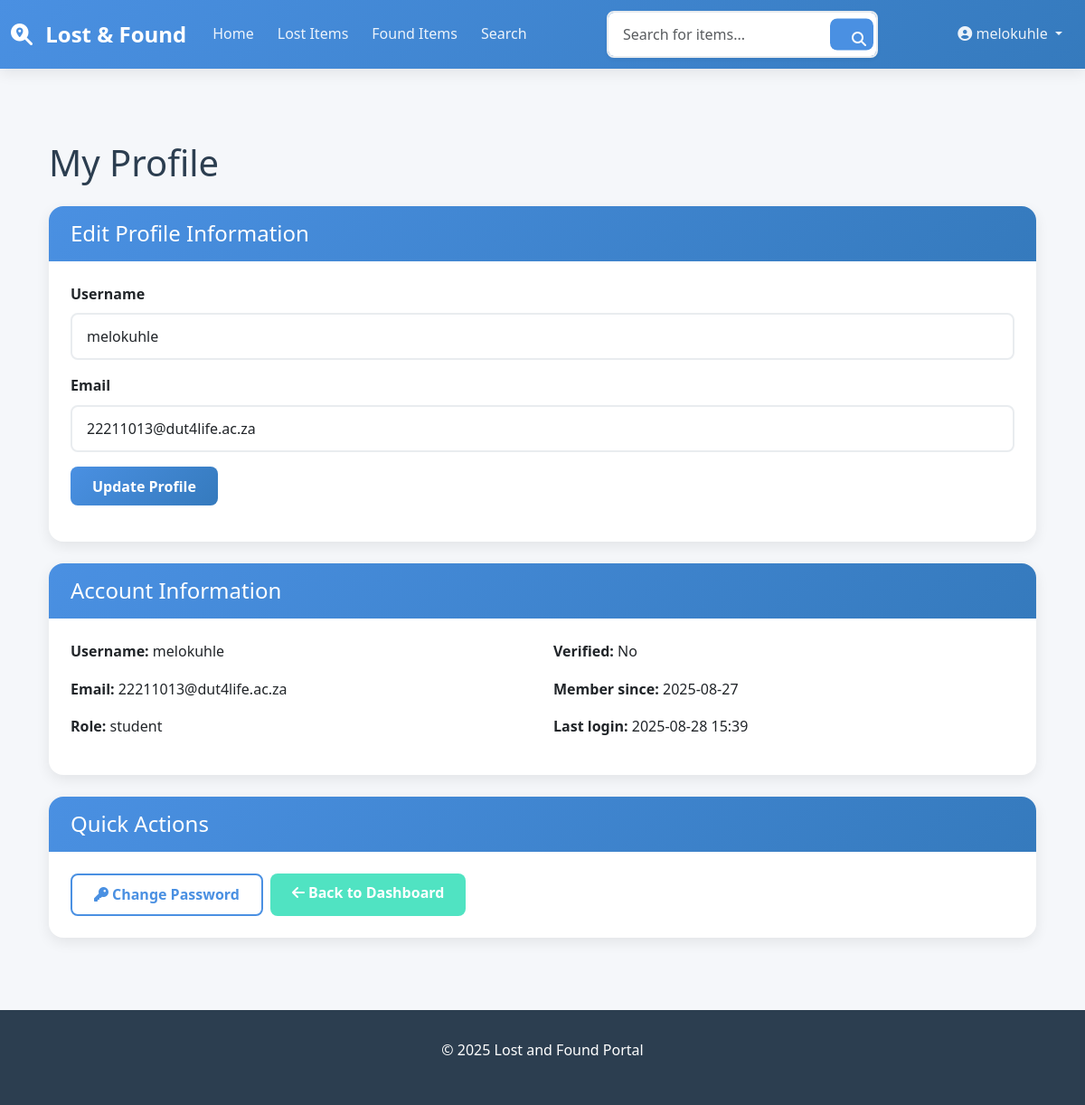
The app's page /profile (signed in), older data.
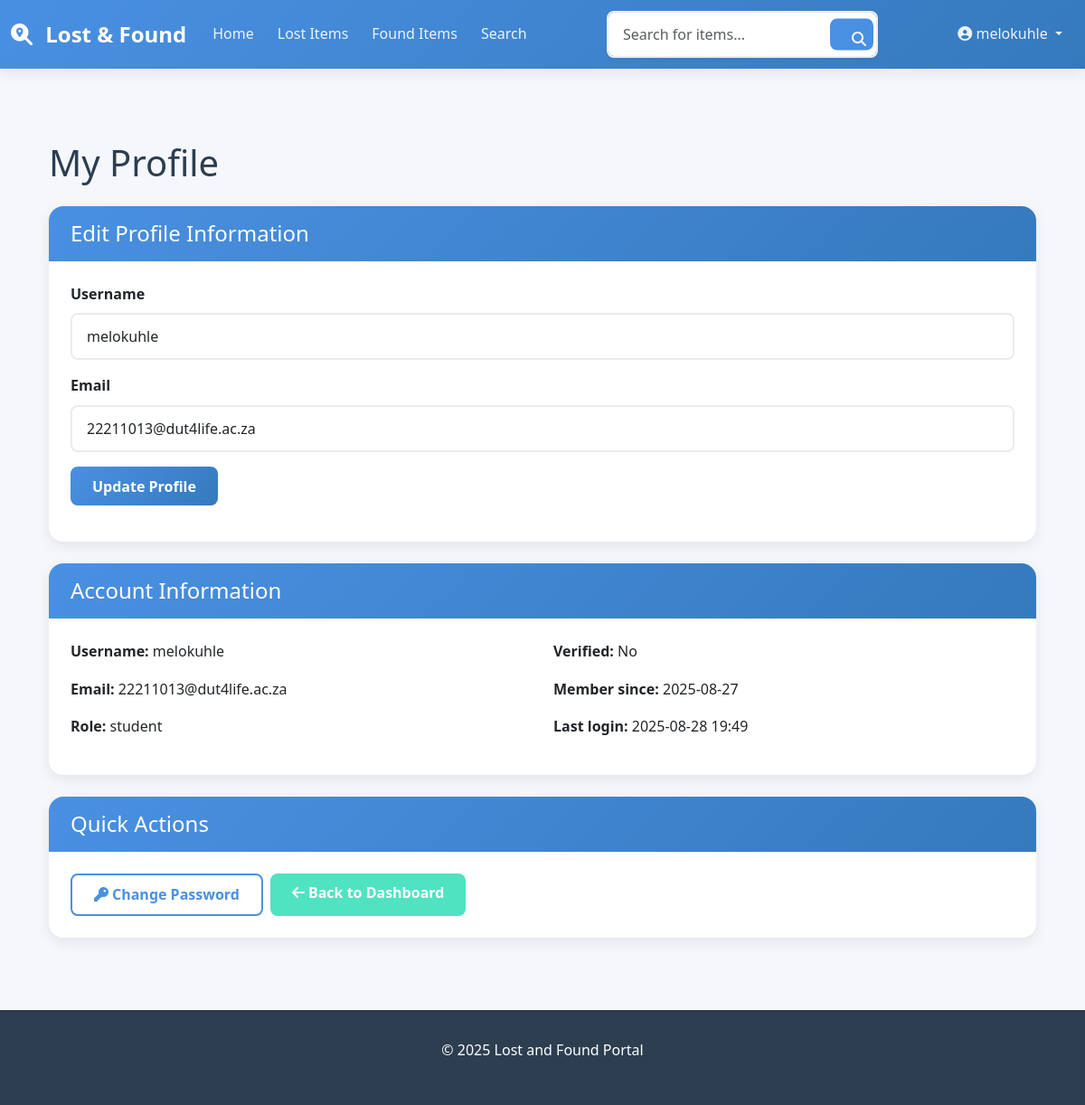
The same page, newer data.
### models.py (models this page shows, shortened)
class User(UserMixin, db.Model):
    __tablename__ = 'users'
    id = db.Column(db.Integer, primary_key=True)
    username = db.Column(db.String(80), unique=True, nullable=False)
    email = db.Column(db.String(120), unique=True, nullable=False)
    password_hash = db.Column(db.String(255), nullable=False)
    role = db.Column(db.String(20), default='student')  # 'student' or 'admin'
    is_verified = db.Column(db.Boolean, default=False)
    is_banned = db.Column(db.Boolean, default=False)
    created_at = db.Column(db.DateTime, default=db.func.current_timestamp())
    last_login = db.Column(db.DateTime, nullable=True)

### app.py (the view, shortened to what this page needs)
@app.route('/profile', methods=['GET', 'POST'])
@login_required
def user_profile():
    form = ProfileEditForm(obj=current_user)
    return render_template('profile.html', title='Profile', form=form)

### forms.py
class ProfileEditForm(FlaskForm):
    username = StringField('Username', validators=[DataRequired(), Length(min=3, max=20)])
    email = StringField('Email', validators=[DataRequired(), Email()])
    submit = SubmitField('Update Profile')

### __init__.py (called while the page is built)
def create_app():
    app = Flask(__name__)
    app.config.from_object(Config)
    db.init_app(app)
    login_manager.init_app(app)
    login_manager.login_view = 'login'
    login_manager.login_message = 'Please log in to access this page.'
    @login_manager.user_loader
    def load_user(user_id):
        from models import User
        return User.query.get(int(user_id))
    with app.app_context():
        import models
        db.create_all()
        from models import User
        admin_user = User.query.filter_by(username='admin').first()
        if not admin_user:
            admin_user = User(username='admin', email='admin@example.com', role='admin')
            admin_user.set_password('admin123')
            db.session.add(admin_user)
            db.session.commit()
    return app

### templates/profile.html (shortened to what this page needs)
{% extends "base.html" %}
{% block content %}
<div class="container py-4">
    <h1 class="mb-4">My Profile</h1>
    <div class="card mb-4">
        <div class="card-header">
            <h2 class="h4 mb-0">Edit Profile Information</h2>
        </div>
        <div class="card-body">
            <form method="POST">
                <div class="mb-3">
                    {{ form.username.label(class="form-label") }}
                    {{ form.username(class="form-control") }}
                </div>
                <div class="mb-3">
                    {{ form.email.label(class="form-label") }}
                    {{ form.email(class="form-control") }}
                </div>
                <div class="mb-3">
                    {{ form.submit(class="btn btn-primary") }}
                </div>
            </form>
        </div>
    </div>
    <div class="card mb-4">
        <div class="card-header">
            <h2 class="h4 mb-0">Account Information</h2>
        </div>
        <div class="card-body">
            <div class="row">
                <div class="col-md-6">
                    <p><strong>Username:</strong> {{ current_user.username }}</p>
                    <p><strong>Email:</strong> {{ current_user.email }}</p>
                    <p><strong>Role:</strong> {{ current_user.role }}</p>
                </div>
                <div class="col-md-6">
                    <p><strong>Verified:</strong> {{ 'Yes' if current_user.is_verified else 'No' }}</p>
                    <p><strong>Member since:</strong> {{ current_user.created_at.strftime('%Y-%m-%d') }}</p>
                    {% if current_user.last_login %}
                        <p><strong>Last login:</strong> {{ current_user.last_login.strftime('%Y-%m-%d %H:%M') }}</p>
                    {% endif %}
                </div>
            </div>
        </div>
    </div>
    <div class="card">
        <div class="card-header">
            <h2 class="h4 mb-0">Quick Actions</h2>
        </div>
        <div class="card-body">
            <div class="d-flex gap-2 flex-wrap">
                <a href="{{ url_for('change_password') }}" class="btn btn-outline-primary">
                    <i class="fas fa-key me-1"></i>Change Password
                </a>
                <a href="{{ url_for('user_dashboard') }}" class="btn btn-secondary">
                    <i class="fas fa-arrow-left me-1"></i>Back to Dashboard
                </a>
            </div>
        </div>
    </div>
</div>
{% endblock %}

### templates/base.html (shortened to what this page needs)
<!DOCTYPE html>
<html lang="en">
<head>
    <link href="https://cdn.jsdelivr.net/npm/bootstrap@5.3.0/dist/css/bootstrap.min.css" rel="stylesheet">
    <link rel="stylesheet" href="https://cdnjs.cloudflare.com/ajax/libs/font-awesome/6.4.0/css/all.min.css">
    <link rel="stylesheet" href="{{ url_for('static', filename='css/modern-style.css') }}">
</head>
<body>
    <nav class="navbar navbar-expand-lg navbar-dark">
        <div class="container-fluid">
            <a class="navbar-brand" href="{{ url_for('index') }}">
                <i class="fas fa-search-location"></i> Lost & Found
            </a>
            <div class="collapse navbar-collapse" id="navbarNav">
                <ul class="navbar-nav me-auto mb-2 mb-lg-0">
                    <li class="nav-item">
                        <a class="nav-link {% if request.endpoint == 'index' %}active{% endif %}" href="{{ url_for('index') }}">Home</a>
                    </li>
                    <li class="nav-item">
                        <a class="nav-link {% if request.endpoint == 'browse_lost_items' %}active{% endif %}" href="{{ url_for('browse_lost_items') }}">Lost Items</a>
                    </li>
                    <li class="nav-item">
                        <a class="nav-link {% if request.endpoint == 'browse_found_items' %}active{% endif %}" href="{{ url_for('browse_found_items') }}">Found Items</a>
                    </li>
                    <li class="nav-item">
                        <a class="nav-link {% if request.endpoint == 'search_items' %}active{% endif %}" href="{{ url_for('search_items') }}">Search</a>
                    </li>
                </ul>
                <form class="d-flex search-container" action="{{ url_for('search_items') }}" method="get">
                    <input class="form-control search-input" type="search" name="query" placeholder="Search for items..." aria-label="Search">
                    <button class="btn search-btn" type="submit"><i class="fas fa-search"></i></button>
                </form>
                <ul class="navbar-nav ms-auto">
                    {% if current_user.is_authenticated %}
                        <li class="nav-item dropdown">
                            <a class="nav-link dropdown-toggle" href="#" id="navbarDropdown" role="button" data-bs-toggle="dropdown" aria-expanded="false">
                                <i class="fas fa-user-circle"></i> {{ current_user.username }}
                            </a>
                        </li>
                    {% else %}
                        <li class="nav-item">
                            <a class="nav-link" href="{{ url_for('login') }}">Login</a>
                        </li>
                    {% endif %}
                </ul>
            </div>
        </div>
    </nav>
    <main class="container my-4">
        {% block content %}{% endblock %}
    </main>
    <footer>
        <div class="container">
            <p>&copy; {{ current_year if current_year else "2025" }} Lost and Found Portal</p>
        </div>
    </footer>
</body>
</html>

Row changes from the older to the newer data that the page shows:
changed User "melokuhle": last_login "2025-08-28 15:39" → "2025-08-28 19:49"
